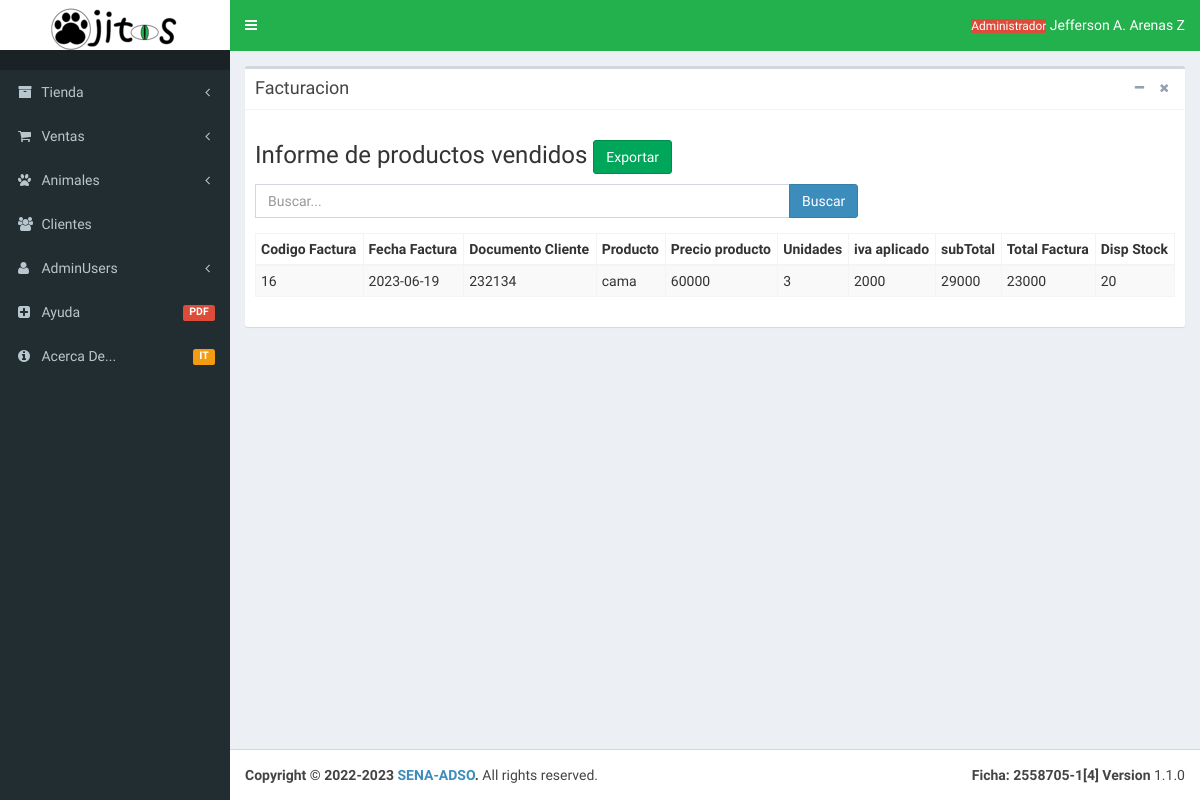
Page /Vista/html/Dashboard/Ventas/proAdmListado.php on the committed database.
### tables this page shows
CREATE TABLE `factura` (
  `idfactura` int(11) NOT NULL AUTO_INCREMENT,
  `fechaFactura` date NOT NULL,
  `valorFactura` decimal(10,0) NOT NULL,
  `iva` decimal(10,0) NOT NULL,
  `totalFactura` decimal(10,0) NOT NULL,
  `cliente_idCliente` int(11) NOT NULL,
  `descripcion_compra` varchar(100) NOT NULL,
  PRIMARY KEY (`idfactura`),
  KEY `fk_Factura_cliente1_idx` (`cliente_idCliente`),
  CONSTRAINT `fk_Factura_cliente1` FOREIGN KEY (`cliente_idCliente`) REFERENCES `cliente` (`idCliente`) ON DELETE NO ACTION ON UPDATE NO ACTION
);

CREATE TABLE `cliente` (
  `idCliente` int(11) NOT NULL AUTO_INCREMENT,
  `prinombreCliente` varchar(45) NOT NULL,
  `segnombreCliente` varchar(45) NOT NULL,
  `priapellidoCliente` varchar(45) NOT NULL,
  `segapellidoCliente` varchar(45) NOT NULL,
  `documentoCliente` varchar(45) NOT NULL,
  `edadCliente` int(50) DEFAULT NULL,
  `mailCliente` varchar(100) NOT NULL,
  `addressCliente` varchar(100) NOT NULL,
  `numeroCelular` varchar(20) DEFAULT NULL,
  `passwordCliente` varchar(120) NOT NULL,
  `estado` enum('Activo','Inactivo') NOT NULL DEFAULT 'Activo',
  PRIMARY KEY (`idCliente`)
);

CREATE TABLE `producto` (
  `idProducto` int(11) NOT NULL AUTO_INCREMENT,
  `nombreProducto` varchar(50) NOT NULL,
  `valorProducto` decimal(65,0) NOT NULL,
  `stockProducto` int(100) NOT NULL,
  `descripcionProducto` text NOT NULL,
  PRIMARY KEY (`idProducto`)
);

CREATE TABLE `factura_has_producto` (
  `Factura_has_productocol` int(11) NOT NULL AUTO_INCREMENT,
  `cantidad` int(11) NOT NULL,
  `valorProducto` decimal(10,0) NOT NULL,
  `valorIva` decimal(10,0) NOT NULL,
  `subTotal` decimal(10,0) NOT NULL,
  `Factura_idfactura` int(11) NOT NULL,
  `producto_idProducto` int(11) NOT NULL,
  PRIMARY KEY (`Factura_has_productocol`),
  KEY `fk_Factura_has_producto_Factura1_idx` (`Factura_idfactura`),
  KEY `fk_Factura_has_producto_producto1_idx` (`producto_idProducto`),
  CONSTRAINT `factura_has_producto_ibfk_1` FOREIGN KEY (`Factura_idfactura`) REFERENCES `factura` (`idfactura`),
  CONSTRAINT `factura_has_producto_ibfk_2` FOREIGN KEY (`producto_idProducto`) REFERENCES `producto` (`idProducto`)
);

### Vista/html/Dashboard/Ventas/proAdmListado.php (the view, shortened to what this page needs)
<!DOCTYPE html>
<html>
<?php
    include 'C:\xampp\htdocs\Ojitos\Vista\html\HeaderSlider\headall.php';
    ?>
   <body class="hold-transition skin-blue sidebar-mini">
    <div class="wrapper">
 <?php
    include 'C:\xampp\htdocs\Ojitos\Vista\html\HeaderSlider\headerall.php';
    include 'C:\xampp\htdocs\Ojitos\Vista\html\HeaderSlider\slidermenuAdmin.php';
    ?>
      <div class="content-wrapper">
        <section class="content">
          <div class="row">
            <div class="col-md-12">
              <div class="box">
                <div class="box-header with-border">
                  <h3 class="box-title">Facturacion</h3>
                  <div class="box-tools pull-right">
                    <button class="btn btn-box-tool" data-widget="collapse"><i class="fa fa-minus"></i></button>
                    <button class="btn btn-box-tool" data-widget="remove"><i class="fa fa-times"></i></button>
                  </div>
                </div>
                <div class="box-body">
                 <div class="row">
                  <div class="col-md-12">
                    <div class="row">
                      <div class="col-lg-8 col-md-8 col-sm-8 col-xs-12">
                          <h3>Informe de productos vendidos <a href="reporte_Excel.php"> <button type="button" class="btn btn-success">Exportar</button></a></h3>
                        <div class="form-group">
                         <form action="" method="post">
                          <div class="input-group">
                           <input type="text" class="form-control" name="textbox" placeholder="Buscar..." value="">
                            <span class="input-group-btn">
                              <button type="submit" class="btn btn-primary" name="enviar">Buscar</button>
                            </span>
                          </div>
                         </form>
                        </div>
                      </div>
                    </div>
                    <div class="row">
                      <div class="col-lg-12 col-md-12 col-sm-12 col-xs-12">
                        <div class="table-responsive">
                          <table class="table table-striped table-bordered table-condensed table-hover">
                            <thead>
                              <th>Codigo Factura</th>
                              <th>Fecha Factura</th>
                              <th>Documento Cliente</th>
                              <th>Producto</th>
                              <th>Precio producto</th>
                              <th>Unidades</th>
                              <th>iva aplicado</th>
                              <th>subTotal</th>
                              <th>Total Factura</th>
                              <th>Disp Stock</th>
                            </thead>
                    <?php
                        $inc = include("Conexion.php");
                            if ($inc) {
                                if (isset($_POST["enviar"])) {
                                  $buscar = $_POST["textbox"];
                                  $Result = "CALL VentasProListaAdmFiltro ('%$buscar%')";
                                  $buscarResult= mysqli_query($conexion, $Result);
                                    while ($row = $buscarResult->fetch_array()) {
                                            $idfactura = $row["idfactura"];
                                            $fechaFactura = $row["fechaFactura"];
                                            $documentCliente = $row["documentoCliente"];
                                            $nombreProducto = $row["nombreProducto"];
                                            $valorFactProducto = $row["valorProducto"];
                                            $cantidadCompra= $row["cantidad"];
                                            $valorivaFactproducto = $row["valorIva"];
                                            $subTotal= $row["subTotal"];
                                            $totalCompra = $row["totalFactura"];
                                            $cantidadStock = $row["stockProducto"];
                                        ?>
                                         <tr>
                                            <td><?php echo $idfactura  ?>  </td>
                                            <td><?php echo $fechaFactura  ?>  </td>
                                            <td><?php echo $documentCliente ?></td>
                                            <td><?php echo $nombreProducto ?></td>
                                            <td><?php echo $valorFactProducto ?></td>
                                            <td><?php echo $cantidadCompra ?></td>
                                            <td><?php echo $valorivaFactproducto ?></td>
                                            <td><?php echo $subTotal ?></td>
                                            <td><?php echo $totalCompra ?></td>
                                            <td><?php echo $cantidadStock ?></td>
                                        </tr>
                                        <?php
                                    }
                                } else {
                                    $traer = "CALL VentasProListaAdm";
                                    $resultado = mysqli_query($conexion, $traer);
                                    if ($resultado) {
                                        while ($row = $resultado->fetch_array()) {
                                            $idfactura = $row["idfactura"];
                                            $fechaFactura = $row["fechaFactura"];
                                            $documentCliente = $row["documentoCliente"];
                                            $nombreProducto = $row["nombreProducto"];
                                            $valorFactProducto = $row["valorProducto"];
                                            $cantidadCompra= $row["cantidad"];
                                            $valorivaFactproducto = $row["valorIva"];
                                            $subTotal= $row["subTotal"];
                                            $totalCompra = $row["totalFactura"];
                                            $cantidadStock = $row["stockProducto"];
                                            ?>
                                            <tr>
                                            <td><?php echo $idfactura  ?>  </td>
                                            <td><?php echo $fechaFactura  ?>  </td>
                                            <td><?php echo $documentCliente ?></td>
                                            <td><?php echo $nombreProducto ?></td>
                                            <td><?php echo $valorFactProducto ?></td>
                                            <td><?php echo $cantidadCompra ?></td>
                                            <td><?php echo $valorivaFactproducto ?></td>
                                            <td><?php echo $subTotal ?></td>
                                            <td><?php echo $totalCompra ?></td>
                                            <td><?php echo $cantidadStock ?></td>
                                        </tr>
            <?php
                                }}}
        ?>
                                  </table>
                                    <?php
                        }
                            ?>
                        </div>
                      </div>
                    </div>
                  </div>
                </div>
              </div>
            </div>
          </div>
        </div>
      </div>
    </div>
<footer class="main-footer">
  <div class="pull-right hidden-xs">
    <b>Ficha: 2558705-1[4] Version</b> 1.1.0
  </div>
  <strong>Copyright &copy; 2022-2023 <a href="www.incanatoit.com">SENA-ADSO</a>.</strong> All rights reserved.
</footer>
</body>
</html>

### rows in the picture
factura: idfactura "16", fechaFactura "2023-06-19", cliente_idCliente.documentoCliente "232134", producto.nombreProducto "cama", producto.valorProducto "60000", factura_has_producto.cantidad "3", factura_has_producto.valorIva "2000", factura_has_producto.subTotal "29000", totalFactura "23000", producto.stockProducto "20"
